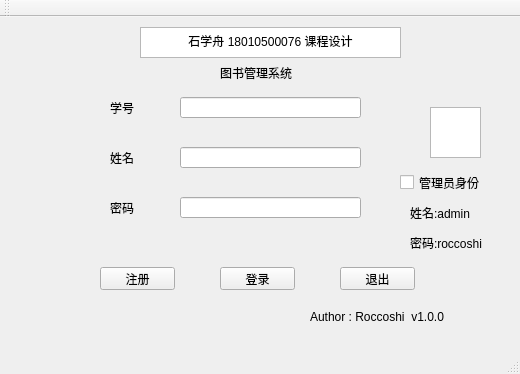
<?xml version="1.0" encoding="UTF-8"?>
<ui version="4.0">
 <class>MainWindow</class>
 <widget class="QMainWindow" name="MainWindow">
  <property name="geometry">
   <rect>
    <x>0</x>
    <y>0</y>
    <width>520</width>
    <height>374</height>
   </rect>
  </property>
  <property name="windowTitle">
   <string>MainWindow</string>
  </property>
  <widget class="QWidget" name="centralWidget">
   <widget class="QLabel" name="label">
    <property name="geometry">
     <rect>
      <x>110</x>
      <y>180</y>
      <width>61</width>
      <height>21</height>
     </rect>
    </property>
    <property name="text">
     <string>密码</string>
    </property>
   </widget>
   <widget class="QLabel" name="label_2">
    <property name="geometry">
     <rect>
      <x>110</x>
      <y>80</y>
      <width>61</width>
      <height>21</height>
     </rect>
    </property>
    <property name="text">
     <string>学号</string>
    </property>
   </widget>
   <widget class="QLabel" name="label_3">
    <property name="geometry">
     <rect>
      <x>220</x>
      <y>30</y>
      <width>141</width>
      <height>51</height>
     </rect>
    </property>
    <property name="text">
     <string>图书管理系统</string>
    </property>
   </widget>
   <widget class="QPushButton" name="pushButton_regist">
    <property name="geometry">
     <rect>
      <x>100</x>
      <y>250</y>
      <width>75</width>
      <height>23</height>
     </rect>
    </property>
    <property name="text">
     <string>注册</string>
    </property>
   </widget>
   <widget class="QPushButton" name="pushButton_login">
    <property name="geometry">
     <rect>
      <x>220</x>
      <y>250</y>
      <width>75</width>
      <height>23</height>
     </rect>
    </property>
    <property name="text">
     <string>登录</string>
    </property>
   </widget>
   <widget class="QPushButton" name="pushButton_exit">
    <property name="geometry">
     <rect>
      <x>340</x>
      <y>250</y>
      <width>75</width>
      <height>23</height>
     </rect>
    </property>
    <property name="text">
     <string>退出</string>
    </property>
   </widget>
   <widget class="QLineEdit" name="lineEdit_number">
    <property name="geometry">
     <rect>
      <x>180</x>
      <y>80</y>
      <width>181</width>
      <height>21</height>
     </rect>
    </property>
   </widget>
   <widget class="QLineEdit" name="lineEdit_password">
    <property name="geometry">
     <rect>
      <x>180</x>
      <y>180</y>
      <width>181</width>
      <height>21</height>
     </rect>
    </property>
   </widget>
   <widget class="QCheckBox" name="checkBox_admin">
    <property name="geometry">
     <rect>
      <x>400</x>
      <y>150</y>
      <width>101</width>
      <height>31</height>
     </rect>
    </property>
    <property name="text">
     <string>管理员身份</string>
    </property>
   </widget>
   <widget class="QLabel" name="label_4">
    <property name="geometry">
     <rect>
      <x>110</x>
      <y>130</y>
      <width>61</width>
      <height>21</height>
     </rect>
    </property>
    <property name="text">
     <string>姓名</string>
    </property>
   </widget>
   <widget class="QLineEdit" name="lineEdit_name">
    <property name="geometry">
     <rect>
      <x>180</x>
      <y>130</y>
      <width>181</width>
      <height>21</height>
     </rect>
    </property>
   </widget>
   <widget class="QTextBrowser" name="textBrowser">
    <property name="geometry">
     <rect>
      <x>140</x>
      <y>10</y>
      <width>261</width>
      <height>31</height>
     </rect>
    </property>
    <property name="html">
     <string>&lt;!DOCTYPE HTML PUBLIC &quot;-//W3C//DTD HTML 4.0//EN&quot; &quot;http://www.w3.org/TR/REC-html40/strict.dtd&quot;&gt;
&lt;html&gt;&lt;head&gt;&lt;meta name=&quot;qrichtext&quot; content=&quot;1&quot; /&gt;&lt;style type=&quot;text/css&quot;&gt;
p, li { white-space: pre-wrap; }
&lt;/style&gt;&lt;/head&gt;&lt;body style=&quot; font-family:'SimSun'; font-size:9pt; font-weight:400; font-style:normal;&quot;&gt;
&lt;p align=&quot;center&quot; style=&quot; margin-top:0px; margin-bottom:0px; margin-left:0px; margin-right:0px; -qt-block-indent:0; text-indent:0px;&quot;&gt;&lt;span style=&quot; font-family:'SimSun';&quot;&gt;石学舟 18010500076 课程设计&lt;/span&gt;&lt;/p&gt;&lt;/body&gt;&lt;/html&gt;</string>
    </property>
   </widget>
   <widget class="QTextBrowser" name="textBrowser_2">
    <property name="geometry">
     <rect>
      <x>430</x>
      <y>90</y>
      <width>51</width>
      <height>51</height>
     </rect>
    </property>
    <property name="styleSheet">
     <string notr="true">background-image: url(:/new/prefix2/images/roccoshi.ico);</string>
    </property>
   </widget>
   <widget class="QLabel" name="label_5">
    <property name="geometry">
     <rect>
      <x>310</x>
      <y>290</y>
      <width>201</width>
      <height>20</height>
     </rect>
    </property>
    <property name="text">
     <string>Author : Roccoshi  v1.0.0</string>
    </property>
   </widget>
   <widget class="QLabel" name="label_6">
    <property name="geometry">
     <rect>
      <x>410</x>
      <y>180</y>
      <width>101</width>
      <height>31</height>
     </rect>
    </property>
    <property name="text">
     <string>姓名:admin</string>
    </property>
   </widget>
   <widget class="QLabel" name="label_7">
    <property name="geometry">
     <rect>
      <x>410</x>
      <y>210</y>
      <width>101</width>
      <height>31</height>
     </rect>
    </property>
    <property name="text">
     <string>密码:roccoshi</string>
    </property>
   </widget>
  </widget>
  <widget class="QMenuBar" name="menuBar">
   <property name="geometry">
    <rect>
     <x>0</x>
     <y>0</y>
     <width>520</width>
     <height>26</height>
    </rect>
   </property>
  </widget>
  <widget class="QToolBar" name="mainToolBar">
   <attribute name="toolBarArea">
    <enum>TopToolBarArea</enum>
   </attribute>
   <attribute name="toolBarBreak">
    <bool>false</bool>
   </attribute>
  </widget>
  <widget class="QStatusBar" name="statusBar"/>
 </widget>
 <layoutdefault spacing="6" margin="11"/>
 <resources/>
 <connections/>
</ui>
